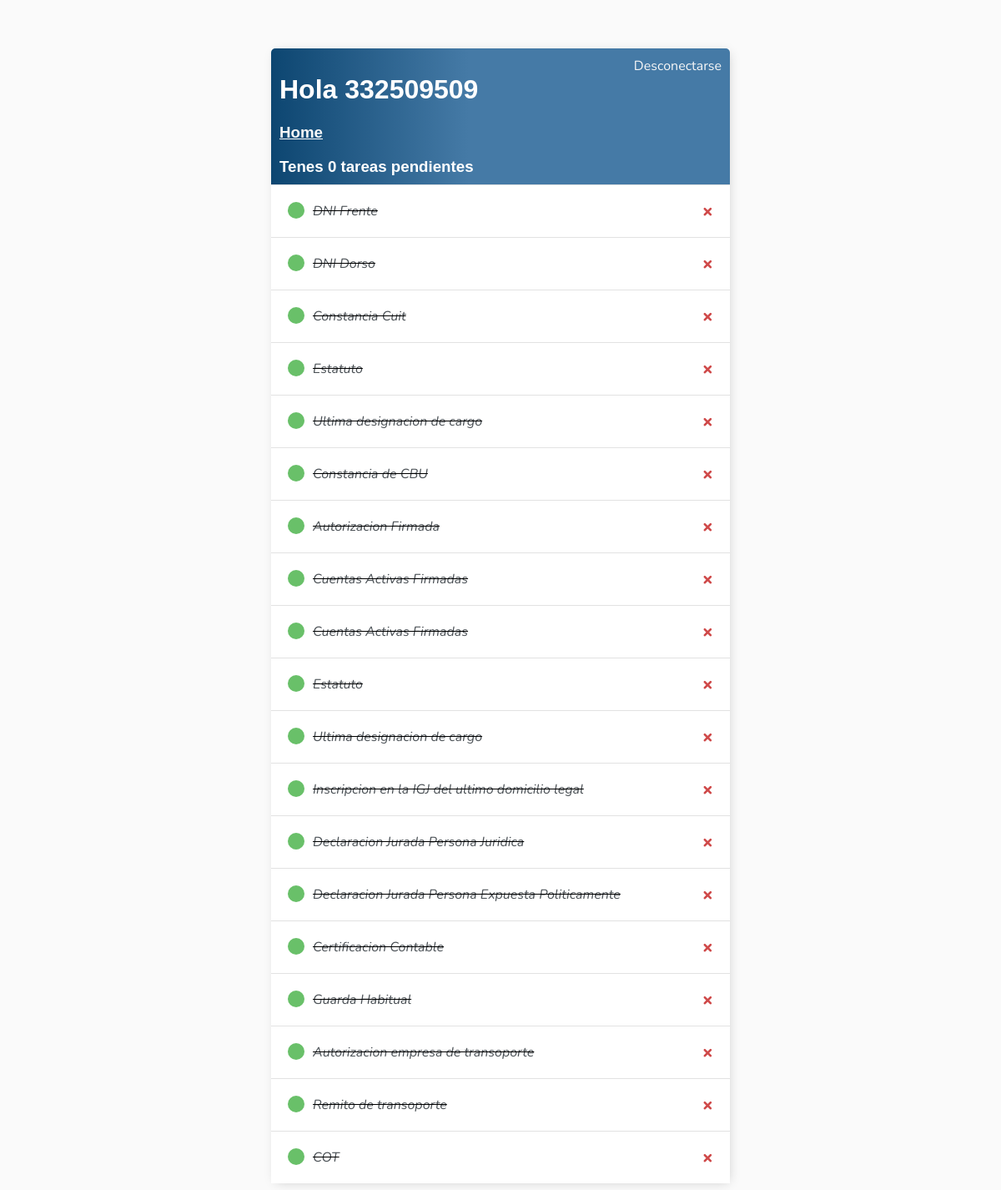
Page /tareas/ (signed in) on the committed database.
### tareas/models.py (models this page shows, shortened)
class Tareas(models.Model):
    user = models.ForeignKey(User, on_delete=models.CASCADE,null=True,blank=True)
    titulo = models.CharField(max_length=200)
    descripcion = models.TextField(null=True,blank=True)
    descarga = models.FileField(null=True,blank=True)
    adjunto = models.FileField(blank=True,null=True,upload_to=save_path)
    completo = models.BooleanField(default=False)
    actualizado = models.DateField(auto_now=True) # fecha de actualizacion para
    creado = models.DateField(auto_now_add=True)
    pv = models.ForeignKey(Preventa, on_delete=models.CASCADE, null=True,blank=True)
    def __str__(self) -> str:
        return self.titulo
    class Meta:
        ordering = ['completo']
        verbose_name = 'tarea'
        verbose_name_plural = 'tareas'

### tareas/views.py (the view)
# urls.py: path('',ListaTareas.as_view(),name='tareas'),
class ListaTareas(LoginRequiredMixin, ListView):
    model = Tareas
    context_object_name = 'tareas'
    def get_context_data(self, **kwargs: Any) -> Dict[str, Any]:
        context = super().get_context_data(**kwargs)
        context['tareas'] = context['tareas'].filter(user=self.request.user)
        context['cantidad'] = context['tareas'].filter(completo=False).count()
        return context

### tareas/templates/tareas/tareas_list.html
{% extends 'tareas/base.html' %}
{% block content %}
<div class="header-bar">
    <div>
        <div >
            <h1>Hola {{request.user|title}}</h1>
            <u><a href="{% url 'home' %}"><h3 style="margin-right: 20px; display: flex;">Home</h3></a></u>
            <h3 style="margin:0"> Tenes {{cantidad}} tarea{{cantidad|pluralize:"s" }} pendientes</h3>
        </div>
    </div>
    {% if request.user.is_authenticated %}
    <a href="{% url 'logout' %}">Desconectarse</a>
    {% else %}
    <a href="{% url 'login' %}">Conectarse</a>
    {% endif %}
</div>
<div class="task-items-wraper">
    {% for tarea in tareas %}
        <div class="task-wraper">
            {% if tarea.completo %}
                <div class="task-title" >
                    <div class="task-complete-icon"></div>
                    <i><s><a href="{% url 'actualizar-tarea' tarea.id %}">{{tarea}}</a></s></i>
                </div>
                <a class="delete-link" href="{% url 'eliminar-tarea' tarea.id %}">&#215;</a>
            {% else %}
                <div class="task-title">
                    <div class="task-incomplete-icon"></div>
                    <a href="{% url 'actualizar-tarea' tarea.id %}">{{tarea}}</a>
                </div>
                <a class="delete-link" href="{% url 'eliminar-tarea' tarea.id %}">&#128465;</a>
                {% endif %}
        </div>
        {% empty %}
        <h3>Sin tareas pendientes</h3>
        {% endfor %}
</div>
{% endblock content%}

### tareas/templates/tareas/base.html (style rules this page uses)
body { background-color: #FAFAFA; font-family: 'Nunito', sans-serif; padding-top: 50px; }
h1, h2, h3, h4, h5, h6 { font-family: 'Raleway', sans-serif; }
a, p,li { color: #4b5156; }
.header-bar { display: flex; justify-content: space-between; color: #fff; padding: 10px; border-radius: 5px 5px 0 0; background: linear-gradient(90deg, #0d4671 0%, #457aa6 43%, #457aa6 100%); }
.header-bar a { color: #f7f7f7; text-decoration: none; }
.task-wraper { display: flex; align-items: center; justify-content: space-between; padding: 20px; background-color: #fff; border-top: 1px solid #e2e2e2; }
.task-title { display: flex; }
.task-title a { text-decoration: none; color: #4b5156; margin-left: 10px; }
.task-complete-icon { height: 20px; width: 20px; background-color: #69c069; border-radius: 50%; }
.delete-link { text-decoration: none; font-weight: 900; color: #cf4949; font-size: 22px; line-height: 0; }

### rows in the picture
Tareas: titulo "DNI Frente"
Tareas: titulo "DNI Dorso"
Tareas: titulo "Constancia Cuit"
Tareas: titulo "Estatuto"
Tareas: titulo "Ultima designacion de cargo"
Tareas: titulo "Constancia de CBU"
Tareas: titulo "Autorizacion Firmada"
Tareas: titulo "Cuentas Activas Firmadas"
Tareas: titulo "Cuentas Activas Firmadas"
Tareas: titulo "Estatuto"
Tareas: titulo "Ultima designacion de cargo"
Tareas: titulo "Inscripcion en la IGJ del ultimo domicilio legal"
Tareas: titulo "Declaracion Jurada Persona Juridica"
Tareas: titulo "Declaracion Jurada Persona Expuesta Politicamente"
Tareas: titulo "Certificacion Contable"
Tareas: titulo "Guarda Habitual"
Tareas: titulo "Autorizacion empresa de transoporte"
Tareas: titulo "Remito de transoporte"
Tareas: titulo "COT"

### other values in the picture
{{ request.user|title }} "332509509"
{{ cantidad }} "0"
